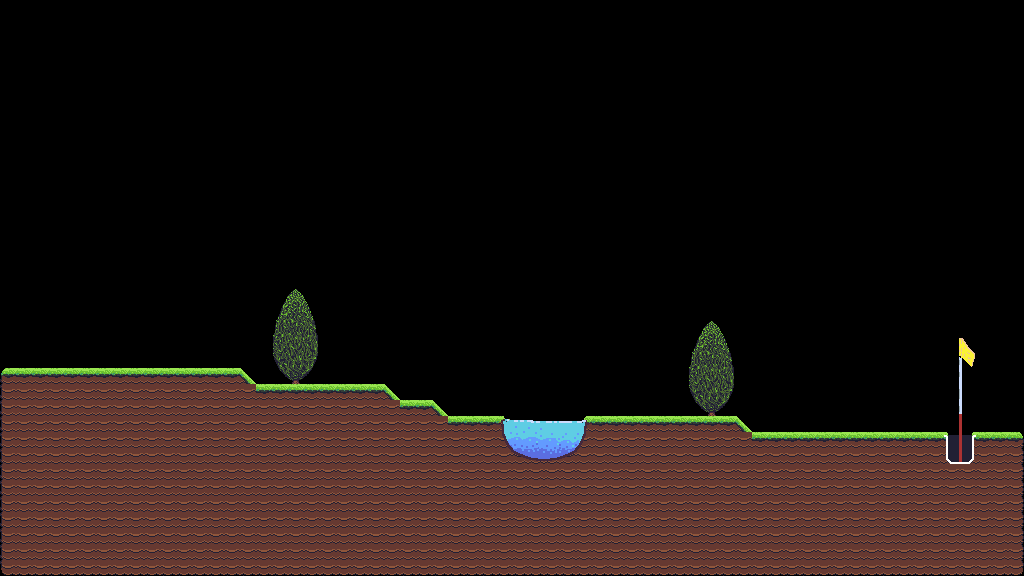

This game map was drawn from its Tiled (.tmx) file and the tilesets committed beside it. A one-line description and the trimmed map source follow:
An orthogonal 64x36 tile map with 16x16 px tiles, 1 tile layer (Level), 2 tilesets and 213 objects (128x collide, 2x juniper, 2x finish).

<map version="1.10" tiledversion="1.11.1" orientation="orthogonal" renderorder="right-down" width="64" height="36" tilewidth="16" tileheight="16" infinite="0" nextlayerid="9" nextobjectid="9491">
 <tileset firstgid="1" name="prototype" tilewidth="16" tileheight="16" tilecount="128" columns="16">
  <image source="images/prototype.png" width="256" height="128" />
  <tile id="0" type="ground" />
  <tile id="1" type="ground" />
  <tile id="2" type="ground" />
  <tile id="3" type="ground" />
  <tile id="4" type="ground" />
 </tileset>
 <tileset firstgid="129" name="all2" tilewidth="16" tileheight="16" tilecount="210" columns="14">
  <image source="images/all2.png" width="224" height="244" />
 </tileset>
 <layer id="1" name="Level" width="64" height="36">
  <data>[2304 cells, 741 non-empty, 63 distinct tile ids]</data>
 </layer>
 <objectgroup id="8" name="Pool_Object">
  <object id="9480" x="516.25" y="452.125">
   <polygon points="0,0 18.125,7.25 35.625,7.125 50.625,2.875 44.75,9.125 10.875,9.25" />
  </object>
  <object id="9480" x="516.25" y="452.125">
   <polygon points="0,0 18.125,7.25 35.625,7.125 50.625,2.875 44.75,9.125 10.875,9.25" />
  </object>
 </objectgroup>
 <objectgroup id="7" name="Bushes_Leaf_Object">
  <object id="9337" name="juniper" x="272" y="288" width="51" height="94.5" />
  <object id="9346" name="juniper" x="688" y="320" width="51" height="94.5" />
 </objectgroup>
 <objectgroup id="6" name="Bushes_Object">
  <object id="9333" x="277.818" y="318.546">
   <polygon points="0,0 18,-28.7273 34,-0.181818" />
  </object>
  <object id="9334" x="277.909" y="319.647">
   <polygon points="0,0 34,-0.919192 38.9091,31.6202 -3.81818,32.1717" />
  </object>
  <object id="9335" x="273.909" y="352.553">
   <polygon points="0,0 42.8182,-0.643514 37.5455,15.5363 5.54545,15.7201" />
  </object>
  <object id="9336" x="280" y="368.916">
   <polygon points="0,0 31.0909,-0.280098 21,9.71007 11.1818,10.0835" />
  </object>
  <object id="9333" x="277.818" y="318.546">
   <polygon points="0,0 18,-28.7273 34,-0.181818" />
  </object>
  <object id="9334" x="277.909" y="319.647">
   <polygon points="0,0 34,-0.919192 38.9091,31.6202 -3.81818,32.1717" />
  </object>
  <object id="9335" x="273.909" y="352.553">
   <polygon points="0,0 42.8182,-0.643514 37.5455,15.5363 5.54545,15.7201" />
  </object>
  <object id="9336" x="280" y="368.916">
   <polygon points="0,0 31.0909,-0.280098 21,9.71007 11.1818,10.0835" />
  </object>
  <object id="9342" x="693.818" y="350.546">
   <polygon points="0,0 18,-28.7273 34,-0.181818" />
  </object>
  <object id="9343" x="693.909" y="351.647">
   <polygon points="0,0 34,-0.919192 38.9091,31.6202 -3.81818,32.1717" />
  </object>
  <object id="9344" x="689.909" y="384.553">
   <polygon points="0,0 42.8182,-0.643514 37.5455,15.5363 5.54545,15.7201" />
  </object>
  <object id="9345" x="696" y="400.916">
   <polygon points="0,0 31.0909,-0.280098 21,9.71007 11.1818,10.0835" />
  </object>
  <object id="9342" x="693.818" y="350.546">
   <polygon points="0,0 18,-28.7273 34,-0.181818" />
  </object>
  <object id="9343" x="693.909" y="351.647">
   <polygon points="0,0 34,-0.919192 38.9091,31.6202 -3.81818,32.1717" />
  </object>
  <object id="9344" x="689.909" y="384.553">
   <polygon points="0,0 42.8182,-0.643514 37.5455,15.5363 5.54545,15.7201" />
  </object>
  <object id="9345" x="696" y="400.916">
   <polygon points="0,0 31.0909,-0.280098 21,9.71007 11.1818,10.0835" />
  </object>
 </objectgroup>
 <objectgroup id="2" name="Ground_Object">
  <object id="9271" type="collide" x="1008" y="432" width="16" height="16" />
  <object id="9272" type="collide" x="0" y="368" width="16" height="16" />
  <object id="9273" type="collide" x="16" y="368" width="16" height="16" />
  <object id="9274" type="collide" x="32" y="368" width="16" height="16" />
  <object id="9275" type="collide" x="48" y="368" width="16" height="16" />
  <object id="9276" type="collide" x="64" y="368" width="16" height="16" />
  <object id="9277" type="collide" x="80" y="368" width="16" height="16" />
  <object id="9278" type="collide" x="96" y="368" width="16" height="16" />
  <object id="9279" type="collide" x="112" y="368" width="16" height="16" />
  <object id="9280" type="collide" x="128" y="368" width="16" height="16" />
  <object id="9281" type="collide" x="144" y="368" width="16" height="16" />
  <object id="9282" type="collide" x="160" y="368" width="16" height="16" />
  <object id="9283" type="collide" x="176" y="368" width="16" height="16" />
  <object id="9284" type="collide" x="192" y="368" width="16" height="16" />
  <object id="9285" type="collide" x="208" y="368" width="16" height="16" />
  <object id="9286" type="collide" x="224" y="368" width="16" height="16" />
  <object id="9287" type="collide" x="256" y="384" width="16" height="16" />
  <object id="9288" type="collide" x="320" y="384" width="16" height="16" />
  <object id="9289" type="collide" x="336" y="384" width="16" height="16" />
  <object id="9290" type="collide" x="352" y="384" width="16" height="16" />
  <object id="9291" type="collide" x="368" y="384" width="16" height="16" />
  <object id="9292" type="collide" x="400" y="400" width="16" height="16" />
  <object id="9293" type="collide" x="416" y="400" width="16" height="16" />
  <object id="9294" type="collide" x="448" y="416" width="16" height="16" />
  <object id="9295" type="collide" x="464" y="416" width="16" height="16" />
  <object id="9296" type="collide" x="480" y="416" width="16" height="16" />
  <object id="9297" type="collide" x="592" y="416" width="16" height="16" />
  <object id="9298" type="collide" x="608" y="416" width="16" height="16" />
  <object id="9299" type="collide" x="624" y="416" width="16" height="16" />
  <object id="9300" type="collide" x="640" y="416" width="16" height="16" />
  <object id="9301" type="collide" x="656" y="416" width="16" height="16" />
  <object id="9302" type="collide" x="672" y="416" width="16" height="16" />
  <object id="9303" type="collide" x="752" y="432" width="16" height="16" />
  <object id="9304" type="collide" x="768" y="432" width="16" height="16" />
  <object id="9305" type="collide" x="784" y="432" width="16" height="16" />
  <object id="9306" type="collide" x="800" y="432" width="16" height="16" />
  <object id="9307" type="collide" x="816" y="432" width="16" height="16" />
  <object id="9308" type="collide" x="832" y="432" width="16" height="16" />
  <object id="9309" type="collide" x="848" y="432" width="16" height="16" />
  <object id="9310" type="collide" x="864" y="432" width="16" height="16" />
  <object id="9311" type="collide" x="880" y="432" width="16" height="16" />
  <object id="9312" type="collide" x="896" y="432" width="16" height="16" />
  <object id="9313" type="collide" x="912" y="432" width="16" height="16" />
  <object id="9314" type="collide" x="928" y="432" width="16" height="16" />
  <object id="9315" type="collide" x="976" y="432" width="16" height="16" />
  <object id="9316" type="collide" x="992" y="432" width="16" height="16" />
  <object id="9317" type="collide" x="0" y="560" width="16" height="16" />
  <object id="9318" type="collide" x="0" y="384" width="16" height="16" />
  <object id="9319" type="collide" x="0" y="400" width="16" height="16" />
  <object id="9320" type="collide" x="0" y="416" width="16" height="16" />
  <object id="9321" type="collide" x="0" y="432" width="16" height="16" />
  <object id="9322" type="collide" x="0" y="448" width="16" height="16" />
  </objectgroup>
 <objectgroup id="3" name="Hole_Object">
  <!-- 8 objects omitted --></objectgroup>
 <objectgroup id="5" name="Spawn_Object">
  <!-- 1 objects omitted --></objectgroup>
</map>
<!-- 141 of 213 objects omitted -->
